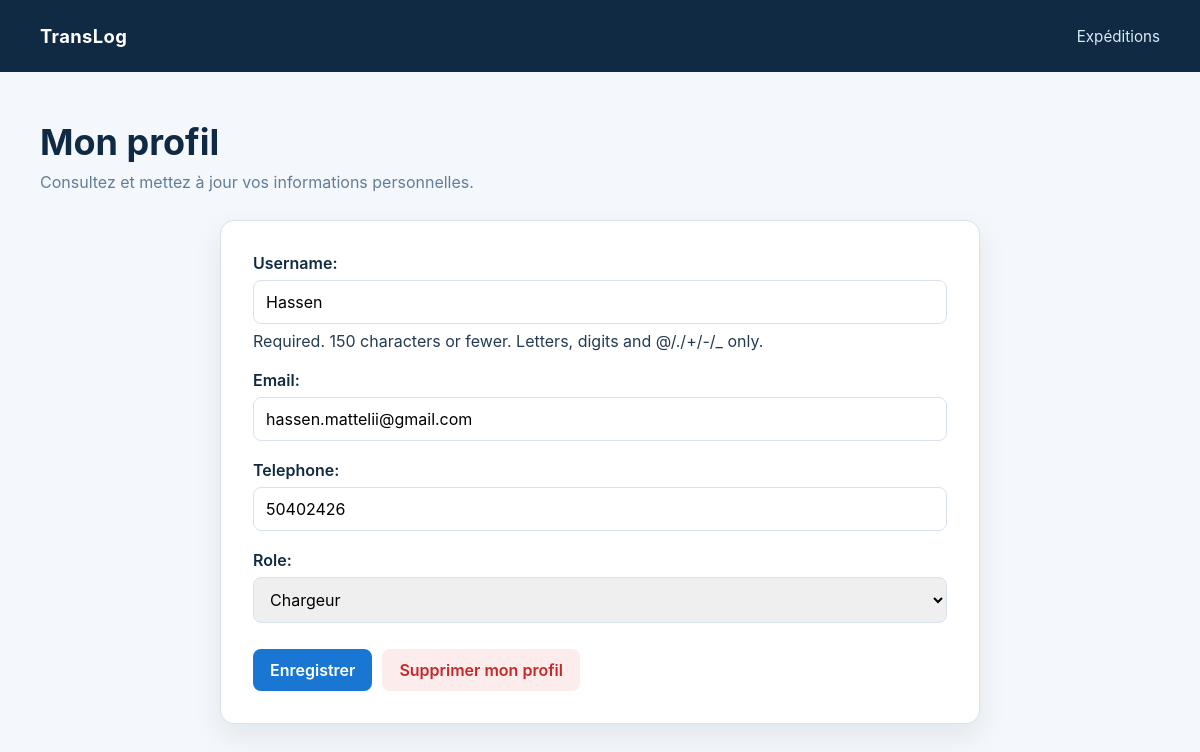
/profile/ (signed in), run on the app's committed database.
### EntrepriseApp/models.py (models this page shows, shortened)
class Utilisatuer(AbstractUser):
    user_id = models.CharField(primary_key=True,max_length=8,editable=False)
    email = models.EmailField(unique=True,validators=[validate_email])
    telephone = models.CharField(max_length=15,blank=True,null=True)
    role = models.CharField(max_length=20,choices=[
        ('c','Chargeur'),
        ('t','Transporteur')
    ],default='c')
    created_at = models.DateTimeField(auto_now_add=True)
    updated_at = models.DateTimeField(auto_now = True)

### EntrepriseApp/views.py (the view)
# urls.py: path('profile/', ModifierProfile.as_view(), name='profile'),
class ModifierProfile(LoginRequiredMixin, UpdateView):
    model = Utilisatuer
    template_name = "profile.html"
    form_class = ProfileForm
    success_url = reverse_lazy('Expidation:listview')
    def get_object(self, queryset=None):
        return self.request.user

### EntrepriseApp/forms.py
class ProfileForm(forms.ModelForm):
    class Meta:
        model = Utilisatuer
        fields = ("username", "email", "telephone", "role")

### Templates/profile.html (shortened to what this page needs)
<!DOCTYPE html>
<html lang="fr">
<head>
    {% load static %}
    <link rel="stylesheet" href="{% static 'css/expedition.css' %}">
</head>
<body>
    <header class="topbar">
        <div class="topbar-inner">
            <a class="brand" href="{% url 'Expidation:listview' %}">TransLog</a>
            <nav><a href="{% url 'Expidation:listview' %}">Expéditions</a></nav>
        </div>
    </header>
    <main class="container">
        <div class="page-heading">
            <div>
                <h1>Mon profil</h1>
                <p class="subtitle">Consultez et mettez à jour vos informations personnelles.</p>
            </div>
        </div>
        <section class="card form-card">
            <form method="post">
                {{ form.as_p }}
                <div class="form-actions">
                    <button class="button-primary" type="submit">Enregistrer</button>
                    <a class="button button-danger" href="{% url 'profile_delete' %}">Supprimer mon profil</a>
                </div>
            </form>
        </section>
    </main>
</body>
</html>

### static/css/expedition.css (style rules this page uses)
:root { --navy: #102a43; --blue: #1976d2; --blue-dark: #125ca1; --bg: #f4f7fb; --surface: #ffffff; --text: #243b53; --muted: #627d98; --border: #d9e2ec; --danger: #c62828; --shadow: 0 12px 30px rgba(16, 42, 67, 0.08); }
* { box-sizing: border-box; }
body { margin: 0; background: var(--bg); color: var(--text); font-family: Inter, "Segoe UI", Arial, sans-serif; }
a { color: var(--blue); text-decoration: none; }
.topbar { background: var(--navy); color: #fff; }
.topbar-inner, .container { width: min(1120px, calc(100% - 32px)); margin: 0 auto; }
.topbar-inner { display: flex; align-items: center; justify-content: space-between; min-height: 72px; }
.brand { color: #fff; font-size: 1.15rem; font-weight: 700; letter-spacing: .02em; }
.topbar nav { display: flex; gap: 20px; }
.topbar nav a { color: #d9eaf7; font-size: .95rem; }
main.container { padding: 48px 0 64px; }
.page-heading { align-items: end; display: flex; justify-content: space-between; gap: 24px; margin-bottom: 28px; }
h1 { color: var(--navy); font-size: clamp(1.7rem, 3vw, 2.35rem); margin: 0 0 8px; }
.subtitle { color: var(--muted); margin: 0; }
.button, button { border: 0; border-radius: 8px; cursor: pointer; display: inline-block; font: inherit; font-weight: 600; padding: 11px 17px; transition: background .2s, transform .2s; }
.button-primary, button { background: var(--blue); color: #fff; }
.button-danger { background: #fdecec; color: var(--danger); }
.card, .empty-state { background: var(--surface); border: 1px solid var(--border); border-radius: 14px; box-shadow: var(--shadow); }
.detail-card, .form-card, .danger-card { margin: 0 auto; max-width: 760px; padding: 32px; }
.form-card form p { display: flex; flex-direction: column; gap: 7px; margin: 0 0 19px; }
.form-card label { color: var(--navy); font-weight: 600; }
.form-card input, .form-card select, .form-card textarea { border: 1px solid var(--border); border-radius: 8px; font: inherit; padding: 11px 12px; width: 100%; }
.form-actions { display: flex; gap: 10px; margin-top: 26px; }

### data on the page
Utilisatuer: username "Hassen", email "hassen.mattelii@gmail.com", telephone "50402426", role "Chargeur"
